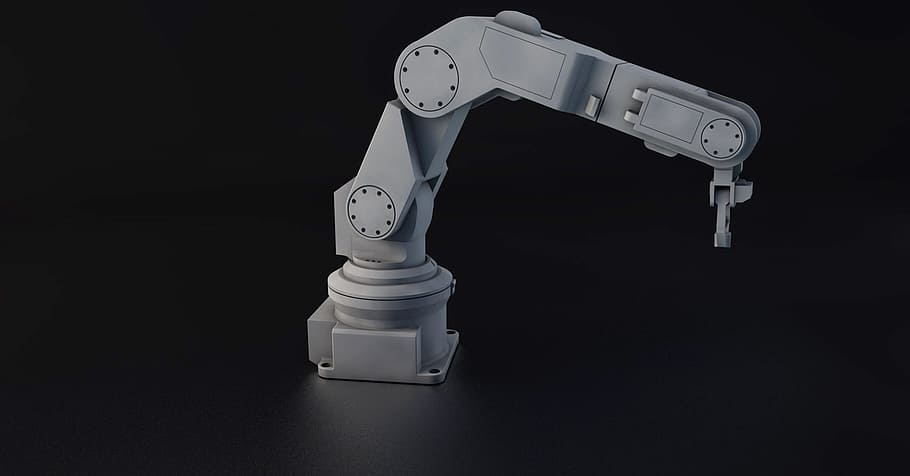
#> input picture pixel_operations/robotic_arm.jpg, 910 x 476 px
$ python pixel_operations.py
#> lines starting #> are read from the running program, lines starting #| are printed output that depends on the picture; after the words box and inside, x2 and y2 are one past the last pixel; in counts of white or black regions, pixels touching at a corner belong together
import cv2 as cv
import numpy as np

image = cv.imread("robotic_arm.jpg")
#> image is the input picture: shape (476, 910, 3); mean B, G, R 34, 30.5, 30.4

#print("size:\t{}".format(image.shape)) #I reached shape datas from this code, it is (476, 910, 3)

image[400, 900] = [255,255,255] #to make white relevant pixel
#> image: shape (476, 910, 3); under 0.01% of pixels changed, all inside (x1, y1, x2, y2) = (900, 400, 901, 401)
#[a,b,c] is rgb color parameters
for i in range(910):
    image[200, i] = [0,255,0] # this loop draws a green line across the width of the shape 200px below the top of the shape
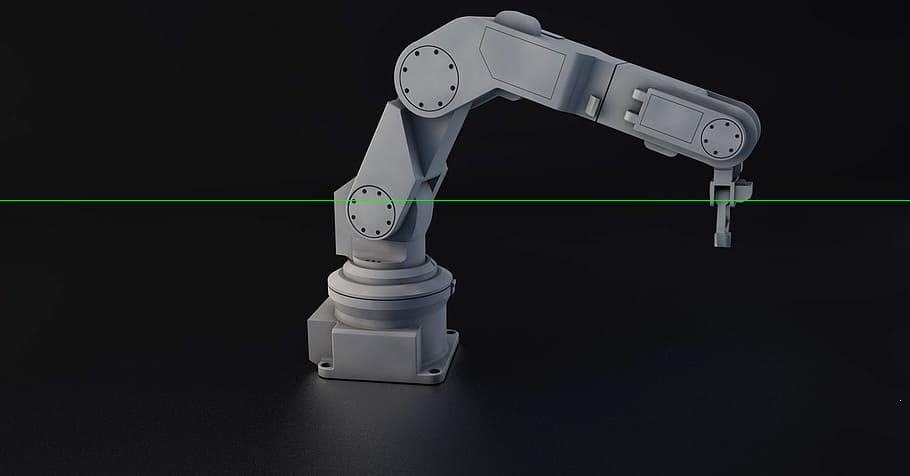
#> image: shape (476, 910, 3); mean B, G, R 33.9, 30.9, 30.3

cv.imshow("new image", image)

cv.waitKey(0)
cv.destroyAllWindows()
